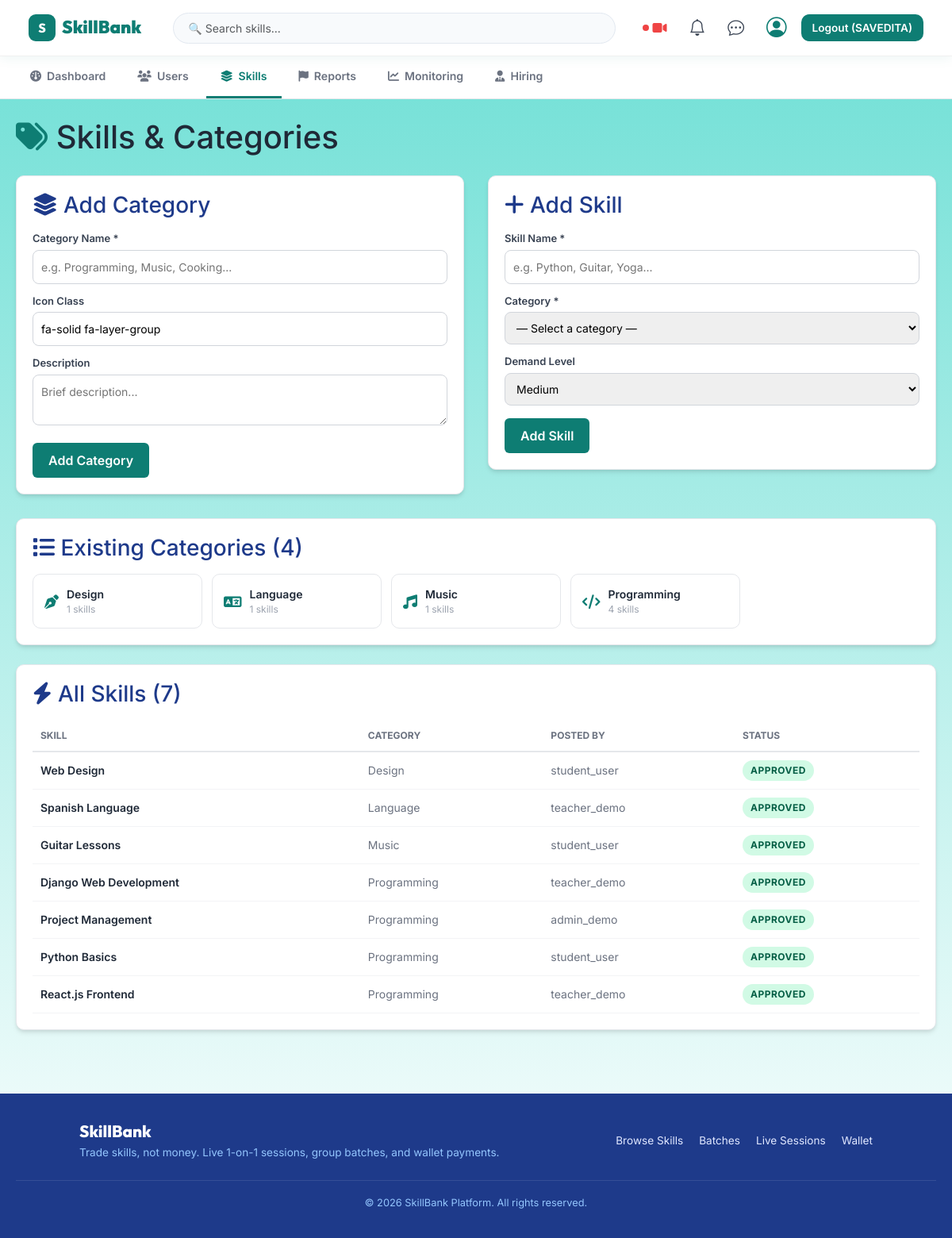
The page /admin-panel/skills/ (signed in) on the database as committed earlier.
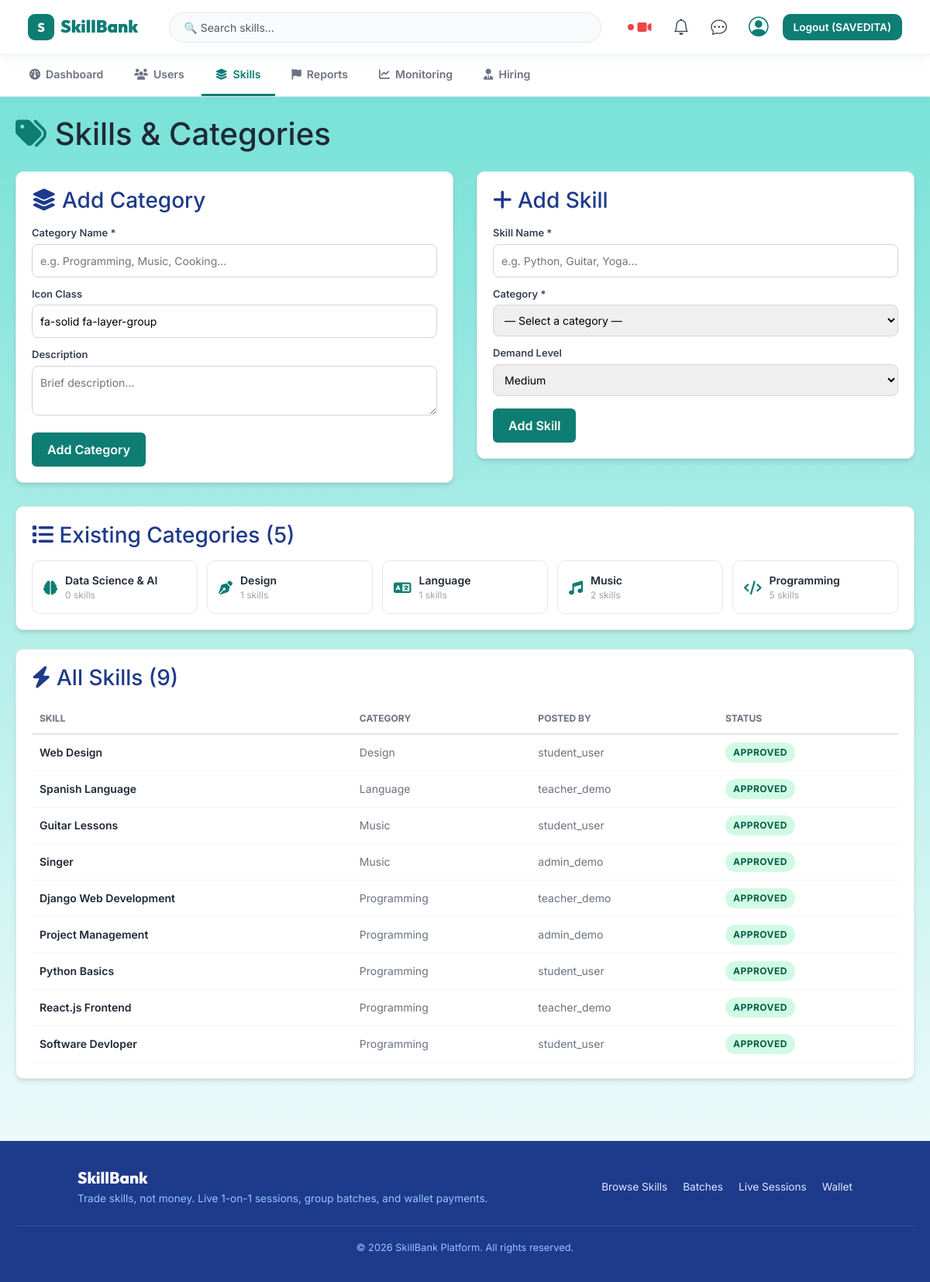
The same page on the database as committed later.
### skill_management/models.py (models this page shows, shortened)
class SkillCategory(models.Model):
    STATUS_CHOICES = [
        ('active', 'Active'),
        ('inactive', 'Inactive'),
    ]
    category_name = models.CharField(max_length=100, unique=True)
    description = models.TextField(blank=True, default='')
    status = models.CharField(max_length=10, choices=STATUS_CHOICES, default='active')
    icon_class = models.CharField(
        max_length=80, default='fa-solid fa-layer-group',
        help_text='FontAwesome icon class'
    )
    is_active = models.BooleanField(default=True)
    created_at = models.DateTimeField(auto_now_add=True)
    class Meta:
        db_table = 'skill_categories'
        verbose_name = 'Skill Category'
        verbose_name_plural = 'Skill Categories'
        ordering = ['category_name']

class Skill(models.Model):
    LEVEL_CHOICES = [
        ('Beginner', 'Beginner'),
        ('Intermediate', 'Intermediate'),
        ('Advanced', 'Advanced'),
    ]
    SKILL_TYPE_CHOICES = [
        ('offered', 'Offered'),
        ('wanted', 'Wanted'),
    ]
    STATUS_CHOICES = [
        ('pending', 'Pending'),
        ('approved', 'Approved'),
        ('rejected', 'Rejected'),
    ]
    user = models.ForeignKey(
        User, on_delete=models.CASCADE, related_name='skills',
        help_text='User who owns this skill listing'
    )
    category = models.ForeignKey(
        SkillCategory, on_delete=models.CASCADE, related_name='skills'
    )
    title = models.CharField(max_length=150)
    description = models.TextField(blank=True, default='')
    skill_type = models.CharField(
        max_length=10, choices=SKILL_TYPE_CHOICES, default='offered'
    )
    level = models.CharField(max_length=20, choices=LEVEL_CHOICES, default='Beginner')
    status = models.CharField(max_length=10, choices=STATUS_CHOICES, default='pending')
    created_at = models.DateTimeField(auto_now_add=True)
    demand_level = models.CharField(
        max_length=10,
        choices=[('HIGH', 'High'), ('MEDIUM', 'Medium'), ('LOW', 'Low')],
        default='MEDIUM'
    )
    is_featured = models.BooleanField(default=False)
    class Meta:
        db_table = 'skills'
        ordering = ['-created_at']

### admin_panel/views.py (the view, shortened to what this page needs)
# urls.py: path('skills/', views.manage_skills, name='manage_skills'),
@login_required
@user_passes_test(is_admin)
def manage_skills(request):
    categories = SkillCategory.objects.prefetch_related('skills').annotate(skill_count=Count('skills'))
    skills = Skill.objects.select_related('category', 'user').order_by('category__category_name', 'title')
    context = {
        'categories': categories,
        'skills': skills,
        'active_tab': 'skills',
    }
    return render(request, 'admin_panel/skills.html', context)

### admin_panel/views.py (called while the page is built)
def is_admin(user):
    return user.is_authenticated and (
        user.is_staff or getattr(user, 'profile', None) and user.profile.role == 'admin'
    )

### admin_panel/templates/admin_panel/skills.html (shortened to what the changed rows need)
{% extends 'base.html' %}
{% block content %}
<div style="max-width:1200px;margin:20px auto;padding:0 20px;">
    <div style="margin-bottom:24px;">
        <h1 style="color:#1f2937;margin:8px 0 0;"><i class="fa-solid fa-tags" style="color:#0e7d73;"></i> Skills & Categories</h1>
    </div>
    <div class="card-theme" style="margin-top:30px;">
        <h3 style="color:#1E3A8A;margin-bottom:16px;"><i class="fa-solid fa-list"></i> Existing Categories ({{ categories|length }})</h3>
        <div style="display:grid;grid-template-columns:repeat(auto-fill,minmax(200px,1fr));gap:12px;">
            {% for cat in categories %}
            <div style="padding:14px;border:1px solid #e5e7eb;border-radius:10px;display:flex;align-items:center;gap:10px;">
                <i class="{{ cat.icon_class }}" style="color:#0e7d73;font-size:18px;"></i>
                <div>
                    <div style="font-weight:600;font-size:14px;">{{ cat.category_name }}</div>
                    <div style="font-size:12px;color:#9ca3af;">{{ cat.skill_count }} skills</div>
                </div>
            </div>
            {% empty %}
            <p style="color:#9ca3af;grid-column:1/-1;">No categories yet. Add one above!</p>
            {% endfor %}
        </div>
    </div>
    <div class="card-theme" style="margin-top:24px;">
        <h3 style="color:#1E3A8A;margin-bottom:16px;"><i class="fa-solid fa-bolt"></i> All Skills ({{ skills|length }})</h3>
        <table style="width:100%;border-collapse:collapse;font-size:14px;">
            <thead>
                <tr style="border-bottom:2px solid #e5e7eb;text-align:left;color:#6b7280;font-size:12px;text-transform:uppercase;">
                    <th style="padding:10px;">Skill</th>
                    <th style="padding:10px;">Category</th>
                    <th style="padding:10px;">Posted by</th>
                    <th style="padding:10px;">Status</th>
                </tr>
            </thead>
            <tbody>
                {% for skill in skills %}
                <tr style="border-bottom:1px solid #f3f4f6;">
                    <td style="padding:10px;font-weight:600;">{{ skill.title }}</td>
                    <td style="padding:10px;color:#6b7280;">{{ skill.category.category_name }}</td>
                    <td style="padding:10px;color:#6b7280;">{{ skill.user.username }}</td>
                    <td style="padding:10px;"><span class="badge-status accepted">{{ skill.status }}</span></td>
                </tr>
                {% empty %}
                <tr><td colspan="4" style="padding:20px;text-align:center;color:#9ca3af;">No skills posted yet.</td></tr>
                {% endfor %}
            </tbody>
        </table>
    </div>
</div>
{% endblock %}

Rows that differ between the two databases and show on the page:
added SkillCategory: category_name "Data Science & AI", skill_count "0"
computed for SkillCategory "Music": skill_count "1" → "2"
computed for SkillCategory "Programming": skill_count "4" → "5"
added Skill: title "Singer", category.category_name "Music", user.username "admin_demo", status "APPROVED"
added Skill: title "Software Devloper", category.category_name "Programming", user.username "student_user", status "APPROVED"
Other text that changed with them:
{{ categories|length }}: "4" → "5"
{{ skills|length }}: "7" → "9"
